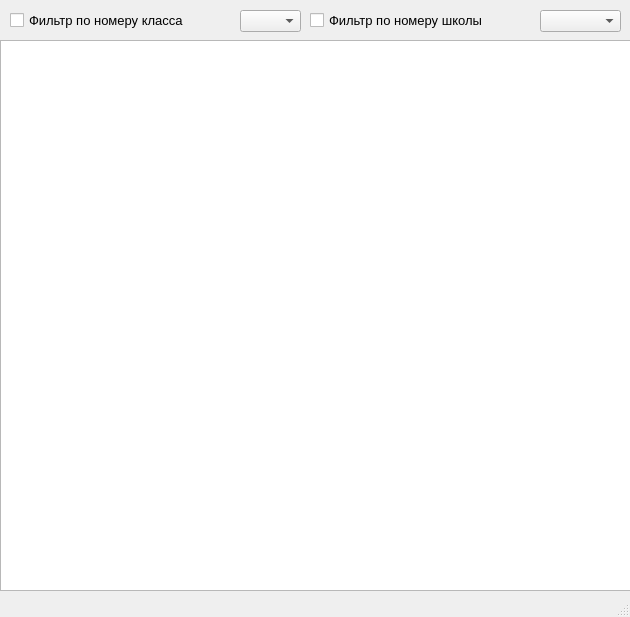
<?xml version="1.0" encoding="UTF-8"?>
<ui version="4.0">
 <class>MainWindow</class>
 <widget class="QMainWindow" name="MainWindow">
  <property name="geometry">
   <rect>
    <x>0</x>
    <y>0</y>
    <width>630</width>
    <height>617</height>
   </rect>
  </property>
  <property name="windowTitle">
   <string>MainWindow</string>
  </property>
  <widget class="QWidget" name="centralwidget">
   <widget class="QTableWidget" name="dataBase">
    <property name="geometry">
     <rect>
      <x>0</x>
      <y>40</y>
      <width>631</width>
      <height>551</height>
     </rect>
    </property>
   </widget>
   <widget class="QCheckBox" name="classChoose">
    <property name="geometry">
     <rect>
      <x>10</x>
      <y>10</y>
      <width>231</width>
      <height>21</height>
     </rect>
    </property>
    <property name="font">
     <font>
      <pointsize>10</pointsize>
     </font>
    </property>
    <property name="text">
     <string>Фильтр по номеру класса</string>
    </property>
   </widget>
   <widget class="QCheckBox" name="schoolChoose">
    <property name="geometry">
     <rect>
      <x>310</x>
      <y>10</y>
      <width>231</width>
      <height>21</height>
     </rect>
    </property>
    <property name="font">
     <font>
      <pointsize>10</pointsize>
     </font>
    </property>
    <property name="text">
     <string>Фильтр по номеру школы</string>
    </property>
   </widget>
   <widget class="QComboBox" name="classNumber">
    <property name="geometry">
     <rect>
      <x>240</x>
      <y>10</y>
      <width>61</width>
      <height>22</height>
     </rect>
    </property>
   </widget>
   <widget class="QComboBox" name="schoolNumber">
    <property name="geometry">
     <rect>
      <x>540</x>
      <y>10</y>
      <width>81</width>
      <height>22</height>
     </rect>
    </property>
   </widget>
  </widget>
  <widget class="QStatusBar" name="statusbar"/>
 </widget>
 <resources/>
 <connections/>
</ui>
